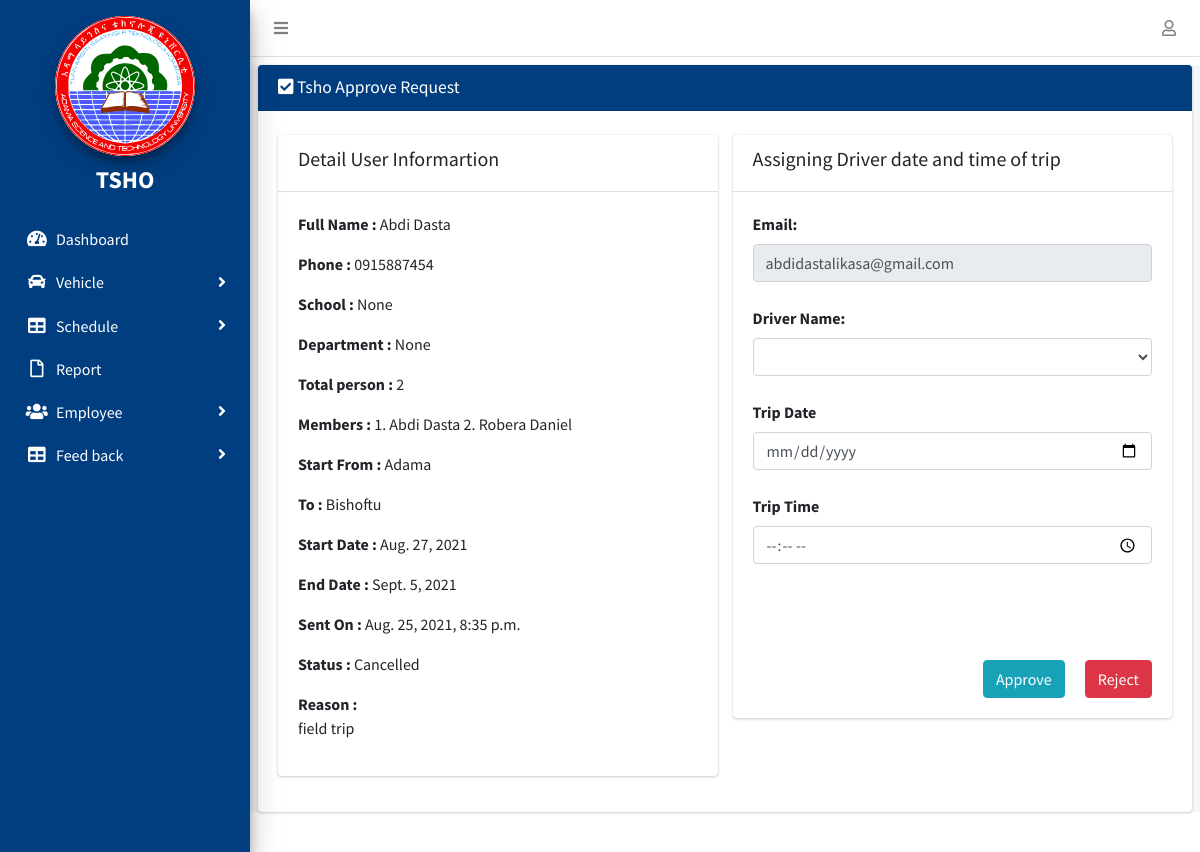
The page /request/tshoapprove/1 (signed in) on the database its author committed.
### Trequest/models.py (models this page shows, shortened)
class MyUser(AbstractUser):
    first_name = models.CharField(null=True,max_length=100)
    last_name = models.CharField(null=True,max_length=100)
    email = models.EmailField(null=True,unique=True)
    ROLE = (
        ('Passenger', 'Passenger'),
        ('TSHO', 'TSHO'),
        ('Mechanic', 'Mechanic'),
        ('Driver', 'Driver'),
        ('StoreManager', 'Store Manager'),
        ('SchoolDean', 'School Dean'),
        ('DepartmentHead', 'Department Head'),
        ('VicePresident', 'Vice President'),
        ('Admin','Admin')
    )
    phone_regex = RegexValidator(
        regex=r'^(09|\+2519)\d{8}$',
        message='Phone number must be entered in the format : 0987654321 or +251987654321 up to 15 digits allowed'
    )
    phone = models.CharField(validators=[phone_regex], max_length=15,unique=True)
    school = models.ForeignKey(School, on_delete=models.SET_NULL, blank=True, null=True)
    department = models.ForeignKey(Department, on_delete=models.SET_NULL, blank=True, null=True)
    role = models.CharField(max_length=200, choices=ROLE)
    date_registered = models.DateField(auto_now_add=True,null=True)
    class Meta:
        ordering = ['-id']

class TransportRequest(models.Model):
    STATUS = (
        ('Pending', 'Pending'),
        ('Approved', 'Approved'),
        ('Expired', 'Expired'),
        ('Rejected', 'Rejected'),
        ('Cancelled', 'Cancelled'),
    )
    passenger = models.ForeignKey(settings.AUTH_USER_MODEL, on_delete=models.CASCADE, related_name='user_request')
    start_from = models.CharField(max_length=200)
    destination = models.CharField(max_length=200)
    reason = RichTextField(blank=True, null=True)
    passenger_numbers = models.PositiveIntegerField(default=1)
    list_of_passengers = models.TextField(max_length=400, null=True, blank=True)
    start_date = models.DateField()
    end_date = models.DateField()
    created_at = models.DateTimeField(auto_now_add=True)
    is_expired = models.BooleanField(default=False)
    status = models.CharField(max_length=200, default='Pending', choices=STATUS)
    status2 = models.CharField(max_length=200, default='Pending', choices=STATUS)
    status3 = models.CharField(max_length=200, default='Pending', choices=STATUS)
    class Meta:
        ordering = ['-id']

### Trequest/decorators.py (the view)
        def wrapper_func(request,*args,**kwargs):
            myrole = None
            if request.user.role:
                myrole=request.user.role
            if myrole in allowed_roles:
                return view_func(request,*args,**kwargs)
            else:
                return HttpResponse('you are not allowed to this page')

### Trequest/forms.py
class TshoApproveForm(forms.ModelForm):
    class Meta:
        model = TransportRequest
        fields = ['status']
        widgets = {
            'status': forms.TextInput(attrs={'type': 'hidden'}),
        }

### Trequest/templates/Trequest/tsho_approve_request.html (shortened to what this page needs)
{% extends 'Trequest/base.html' %}
{% load static%}
{% block content %}
{% load crispy_forms_tags %}
<div class="content-wrapper mt-2">
    <section class="content">
          <div class="card">
            <div class="card-header mb-1" style="background:#003e80;color:#fff">
                <h3 class="card-title"><i class="fa  fa-check-square"></i> Tsho Approve  Request</h3>
          </div>
           <div class="card-body">
            <div class="row">
              <div class="col-md-6">
              <div class="card">
                    <div class="card-header">
                       <h5>Detail User Informartion</h5>
                    </div>
                   <div class="card-body">
                        <p> <b>Full Name :</b> {{approve.passenger.get_full_name}}</p>
                        <p> <b>Phone :</b> {{approve.passenger.phone}}</p>
                        <p> <b>School :</b> {{user.school}}</p>
                        <p> <b>Department :</b> {{user.department}}</p>
                        <p> <b>Total person :</b> {{approve.passenger_numbers}}</p>
                        <p> <b>Members :</b> {{approve.list_of_passengers}}</p>
                        <p> <b>Start From :</b> {{approve.start_from}}</p>
                        <p> <b>To :</b> {{approve.destination}}</p>
                        <p> <b>Start Date :</b> {{approve.start_date}}</p>
                        <p> <b>End Date :</b> {{approve.end_date}}</p>
                        <p> <b>Sent On :</b> {{approve.created_at}}</p>
                        <p> <b>Status :</b> {{approve.status}}</p>
                        <div style="position: relative;"> <b>Reason :</b> {{approve.reason|safe}}</div>
                  </div>
                </div>
              </div>
              <div class="col-md-6">
                <div class="card">
                      <div class="card-header">
                         <h5>Assigning Driver date and time of trip</h5>
                      </div>
                     <div class="card-body">
                      <form class="" action="" method="POST">
                        <label> Email:</label><input class="form-control" type="Email" name="email" readonly  value=" {{approve.passenger.email}}" ><br>
                        <label>Driver Name:</label>
                        <select name="driver" class="form-control" required>
                        </select>
                        <p>
                        <br>
                      <label>Trip Date </label><input name="message"    type="date" class="form-control"  required  ><br>
                      <label>Trip Time </label><input name="message2" type="time" class="form-control" required><br>
                      {{form|crispy}}<br><br><br>
                      <a href="{% url 'reject-request' approve.id %}" style="float: right;" class="btn btn-danger request-reject"> Reject</a>
                      <button class=" our-btn btn btn-info " type="Submit" style="float: right;margin-right: 20px;">Approve</button>
                   </form>
                  </div>
              </div>
            </div>
          </div>
          </div>
        </div>
      </div>
  </div>
{% endblock content %}

### Trequest/templates/Trequest/base.html (shortened to what this page needs)
{% load static %}
<!DOCTYPE html>
<html>
  <head>
    <link rel="stylesheet" href="{% static 'css/style.css' %}" />
    <link
      rel="stylesheet"
      href="{% static 'plugins/fontawesome-free/css/all.min.css' %}"
    />
    <link
      rel="stylesheet"
      href=" https://code.ionicframework.com/ionicons/2.0.1/css/ionicons.min.css"
    />
    <link
      rel="stylesheet"
      href="{% static 'plugins/tempusdominus-bootstrap-4/css/tempusdominus-bootstrap-4.min.css' %}"
    />
    <link
      rel="stylesheet"
      href="{% static 'plugins/icheck-bootstrap/icheck-bootstrap.min.css' %}"
    />
    <link
      rel="stylesheet"
      href="{% static 'plugins/jqvmap/jqvmap.min.css' %}"
    />
    <link rel="stylesheet" href="{% static 'dist/css/adminlte.min.css' %}" />
    <link
      rel="stylesheet"
      href="{% static 'plugins/overlayScrollbars/css/OverlayScrollbars.min.css' %}"
    />
    <link
      rel="stylesheet"
      href="{% static 'plugins/daterangepicker/daterangepicker.css' %}"
    />
    <link
      rel="stylesheet"
      href="{% static 'plugins/summernote/summernote-bs4.css' %}"
    />
    <link
      rel="stylesheet"
      href="{% static 'plugins/datatables-bs4/css/dataTables.bootstrap4.css' %}"
    />
  </head>
  <body class="hold-transition sidebar-mini layout-fixed">
    <div class="wrapper">
      <nav class="main-header navbar navbar-expand navbar-white navbar-light">
        <ul class="navbar-nav">
          <li class="nav-item">
            <a class="nav-link" data-widget="pushmenu" href="#"
              ><i class="fas fa-bars"></i
            ></a>
          </li>
        </ul>
        <ul class="navbar-nav ml-auto">
          <li class="nav-item dropdown">
            <a class="nav-link" data-toggle="dropdown" href="#"
              ><i class="far fa-user"></i
            ></a>
          </li>
        </ul>
      </nav>
      <aside class="main-sidebar elevation-4" style="background: #003e80; color: white">
        <div class="sidebar" style="color: white">
          <div class="user-panel mt-3 pb-3 mb-3s">
            <a href="{% url 'index' %}">
              <div style="text-align: center">
                <img
                  src="{% static 'dist/img/astu_logo.svg' %}"
                  alt="Astu Logo"
                  style="width: 60%; height: auto; background: white"
                  class="brand-image img-circle elevation-3"
                />
                <h5 style="margin-top: 10px; color: white; font-size: 2vw">
                  <strong>{{request.user.role}}</strong>
                </h5>
              </div>
            </a>
          </div>
          <nav>
            <ul
              class="nav nav-pills nav-sidebar flex-column"
              data-widget="treeview"
              role="menu"
              data-accordion="false"
            >
              <li class="nav-item has-treeview menu-open">
                <a href="{% url 'index' %}" class="list nav-link">
                  <i class="side nav-icon fas fa-tachometer-alt"></i>
                  <p style="color: white">Dashboard</p>
                </a>
              </li>
              {% if request.user.role == 'TSHO' or request.user.role == 'Admin' %}
              <li class="nav-item has-treeview">
                <a href="#" class="list nav-link">
                  <i class="side nav-icon fas fa-car"></i>
                  <p style="color: white">
                    Vehicle
                    <i class="right fas fa-angle-right"></i>
                  </p>
                </a>
              </li>
              <li class="nav-item has-treeview">
                <a href="#" class="list nav-link">
                  <i class="side nav-icon fas fa-table"></i>
                  <p style="color: white">
                    Schedule
                    <i class="fas fa-angle-right right"></i>
                  </p>
                </a>
              </li>
          {% endif %}
              {% if request.user.role == 'TSHO' or request.user.role == 'Admin' %}
              <li class="nav-item has-treeview">
                <a href="{% url 'report' %}" class="list nav-link">
                  <i class="side nav-icon far fa-file"></i>
                  <p style="color: white">Report</p>
                </a>
              </li>
              {% endif %}
        {% if request.user.role != 'StoreManager' %}
              <li class="nav-item has-treeview">
                <a href="#" class="list nav-link">
                  <i class="side nav-icon fas fa-users"></i>
                  <p style="color: white">
                    Employee
                    <i class="fas fa-angle-right right"></i>
                  </p>
                </a>
              </li>
              {% endif %}
              <li class="nav-item has-treeview">
                <a href="#" class="list nav-link">
                  <i class="side nav-icon fas fa-table"></i>
                  <p style="color: white">
                    Feed back
                    <i class="fas fa-angle-right right"></i>
                  </p>
                </a>
                {% if request.user.role == 'StoreManager' %}
                     {% load alert %}
              {% endif %}
              </li>
            </ul>
          </nav>
        </div>
      </aside>
      {% block content %} {% endblock content %} {% include
  </body>
</html>

### Trequest/templates/Trequest/base.html (style rules this page uses)
.side { color: white; }

### rows shown on the page
MyUser: user.role "TSHO", school "None", department "None"
TransportRequest: passenger.get_full_name "Abdi Dasta", passenger.phone "0915887454", passenger_numbers "2", list_of_passengers "1. Abdi Dasta 2. Robera Daniel", start_from "Adama", destination "Bishoftu", start_date "Aug. 27, 2021", end_date "Sept. 5, 2021", created_at "Aug. 25, 2021, 8:35 p.m.", status "Cancelled", reason "field trip", email "abdidastalikasa@gmail.com"
